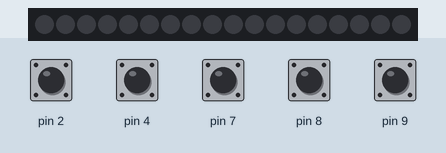
Simulated run of this sketch. Board: Arduino Uno, built with avr-gcc and run on an emulated ATmega328P. On the bench: 18 RGB LEDs in strip order, left to right. The test bench sets the inputs (shaded band); at power-on: pin 2, pin 4, pin 7–9 HIGH. Dim RGB values are drawn brighter than linear; random numbers use the default seed unless the sketch sets one; EEPROM starts erased.

Above: at 1.2 s.
1.3 s: pin 9 pulled LOW for 0.15 s
At 2.2 s:
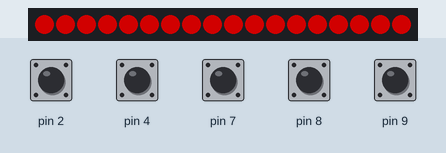
2.9 s: pin 9 pulled LOW for 1 s
At 4.7 s:
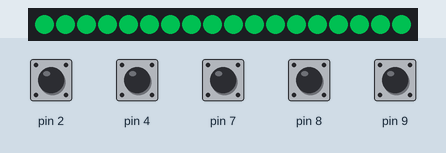
5.4 s: pin 9 pulled LOW for 0.15 s
At 6.5 s:
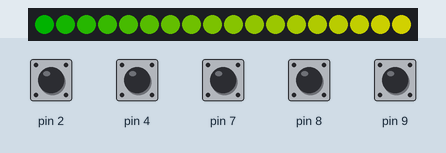
7.0 s: pin 9 pulled LOW for 0.15 s
At 7.8 s:
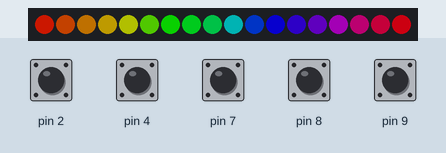
8.6 s: pin 9 pulled LOW for 1 s
At 9.76 s:
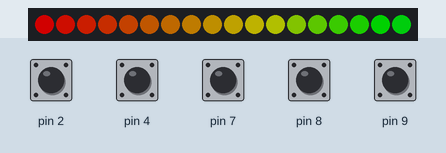
12.0 s: pin 9 pulled LOW for 0.15 s
At 12.5 s:
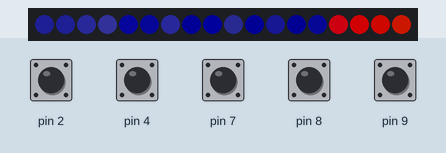
Timing chart, 0 to 15.0 s (numbered marks = the images above; inputs shaded):
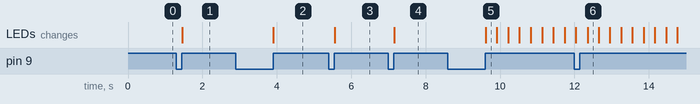

Measured:
- after the input at 1.3 s, the LEDs: change after 0.15 s (image 1)
- after the input at 2.9 s, the LEDs: change after 1.0 s (image 2)
- after the input at 5.4 s, the LEDs: change after 0.15 s (image 3)
- after the input at 7.0 s, the LEDs: change after 0.15 s (image 4)
- after the input at 8.6 s, the LEDs: change after 1.0 s (image 5)

The sketch:

main.ino
```cpp
//#include "FastLED.h"

#include "RGB_Stripe.h"
#include "data.h"
#include "buttons.h"
#include "storage.h"

#define NUM_LEDS_SIDE 3 //  @ side length of 151mm 9 or 7 LED
#define NUM_SIDES 6
#define NUM_LEDS NUM_SIDES * NUM_LEDS_SIDE

bool checkInput();

RGB_Stripe<NUM_LEDS> myStripe;

Buttons myButtons;

Storage <mainParameters> myStorage(0,sizeof(mainParameters));
mainParameters myData;

void setup() {
  myStripe.init();
  myButtons.init();
  myStorage.getData(myData);
  }
void loop() {
  if(checkInput()){
    //myStripe.clear();
  }
  myStripe.callProgram(myData.programNumber );
}

bool checkInput(){
  bool hasChanged = false;
 // EVERY_N_MILLISECONDS(15){
    myButtons.readInput();
    if(myButtons.getOnOff(4)){
     hasChanged = true;
     if(myData.programNumber<7){
        myData.programNumber++;
     }else{
        myData.programNumber=1;
     }
   }
    if(hasChanged){
      myStorage.setData(myData);
    }
 // }
  return hasChanged;
}
```

RGB_Stripe.cpp.h
```cpp
template <int NUM>
RGB_Stripe<NUM>::RGB_Stripe(){
}
template <int NUM>
RGB_Stripe<NUM>::RGB_Stripe(uint8_t brightness){
  _brightness= brightness;
}
template <int NUM>
void RGB_Stripe<NUM>::init(){
  FastLED.addLeds<STRIPE_TYPE, DATA_PIN,CLOCK_PIN,COLOR_ORDER>(_leds, _num);
  FastLED.setBrightness(_brightness);
}
template <int NUM>
void RGB_Stripe<NUM>::test(){
  _leds[0]=CRGB::Red;
  _leds[1]=CRGB::Green;
  _leds[2]=CRGB::Blue;
  FastLED.show();
}
template <int NUM>
void RGB_Stripe<NUM>::clear(){
  fill_solid(_leds, _num, CRGB::Black);
  FastLED.show();
}
template <int NUM>
void RGB_Stripe<NUM>::brighten(uint8_t increment){
  if(_brightness + increment >= _max_brightness ){
   _brightness = _max_brightness;
  }else{
    _brightness += increment;
    }
   FastLED.setBrightness(_brightness);
  }
template <int NUM>
void RGB_Stripe<NUM>::darken(uint8_t decrement){
  if(_brightness - decrement <= _min_brightness){
    _brightness=_min_brightness;
  }else{
    _brightness -= decrement;
  }
  FastLED.setBrightness(_brightness);
}
template <int NUM>
uint8_t  RGB_Stripe<NUM>::getBrightness(){
  return _brightness;
}
template <int NUM>
uint8_t  RGB_Stripe<NUM>::getMinBrightness(){
  return _min_brightness;
}
template <int NUM>
uint8_t  RGB_Stripe<NUM>::getMaxBrightness(){
  return _max_brightness;
}
template <int NUM>
void RGB_Stripe<NUM>::setBrightness(uint8_t brightness, bool apply){
  _brightness=brightness;
  if(apply){
    FastLED.setBrightness(_brightness);
  }
}
template <int NUM>
void RGB_Stripe<NUM>::setMinBrightness(uint8_t brightness){
  _min_brightness=brightness;
}
template <int NUM>
void RGB_Stripe<NUM>::setMaxBrightness(uint8_t brightness){
  _max_brightness=brightness;
}
template <int NUM>
void RGB_Stripe<NUM>::setColor(CRGB color){
  _rgbColor=color;
}
template <int NUM>
void RGB_Stripe<NUM>::setColor(CHSV color){
  _hsvColor=color;
}
template <int NUM>
void RGB_Stripe<NUM>::callProgram(uint8_t number){
  switch(number){
    case 0:{
      test();
      break;
    }
    case 1:{
      fill_solid(_leds, _num, _rgbColor);
      FastLED.setBrightness(_brightness);
      FastLED.show();
      break;
    }
    case 2:{
      fill_solid(_leds, _num, _hsvColor);
      FastLED.show();
      break;
    }
    case 3:{
      fill_gradient_RGB(_leds, _num, CRGB::Green, CRGB::Yellow);
      FastLED.setBrightness(_brightness);
      FastLED.show();
      break;
    }
    case 4:{
      fill_rainbow(_leds, _num, 10, 255 / _num);
      FastLED.setBrightness(_brightness);
      FastLED.show();
      break;
    }
    case 5:{
      static uint8_t hue = 0;
      for(int i = 0; i < _num; i++){
        _leds[i] = CHSV(hue + (uint8_t)i*6, 255, 255);
      FastLED.show();
      }
      EVERY_N_MILLISECONDS(15){
        hue+=2;
      }
      break;
    }
    case 6:{
      EVERY_N_MILLISECONDS(15){
        _leds[0] = CHSV(160, random8(100,255), random8(100,125));
        for(int i=_num - 1; i>0;i--){
          _leds[i] = _leds[i-1];
        }
        FastLED.show();
      }
      break;
    }
    case 7:{
      static uint8_t sat = 200;
      EVERY_N_MILLISECONDS(45){
        sat = random8(160,255);
      }
      EVERY_N_MILLISECONDS(15){
        _leds[0] = CHSV(random8(10,30), sat, random8(100,125));
        for(int i=_num - 1; i>0 ; i--){
          _leds[i] = _leds[i-1];
        }
        FastLED.show();
      }
      break;
    }
    case 100:{
      static bool isDarkening =true;
      if(isDarkening){
        darken();
      }else{
        brighten();
      }
      if(_brightness>=_max_brightness){
        isDarkening=true;
      }else if(_brightness<=_min_brightness){
        isDarkening=false;
      }
      break;
    }
    default:{
      break;
    }
  }
}
```

RGB_Stripe.h
```cpp
/*
 * RGB_Stripe.h Library for the use with RGB-Stripes
 * Created by Patrik Neunteufel 2021
*/
#ifndef RGB_STRIPE_H
#define RGB_STRIPE_H

#include "Arduino.h"
#include "FastLED.h"

#define DATA_PIN 6 //yellow
#define CLOCK_PIN 5 //green
#define STRIPE_TYPE APA102
#define COLOR_ORDER BGR


template <int NUM>
class RGB_Stripe{
  public:
    RGB_Stripe();
    RGB_Stripe(uint8_t brightness);
    void init();
    void test();
    void clear();
    void brighten(uint8_t increment = 5);
    void darken(uint8_t decrement = 5);
    void setBrightness(uint8_t brightness, bool apply=true);// if apply is true (default) the new Brightness will be set to the ledStripe
    uint8_t getBrightness();
    void setMinBrightness(uint8_t brightness);
    uint8_t getMinBrightness();
    void setMaxBrightness(uint8_t brightness);
    uint8_t getMaxBrightness();
    void setColor(CRGB color);
    void setColor(CHSV color);
    void callProgram(uint8_t number);


  private:
    CRGB _leds[NUM];
    int _num=NUM;
    uint8_t _brightness = 120;
    uint8_t _min_brightness = 0;
    uint8_t _max_brightness = 200;
    CRGB _rgbColor = CRGB::Red;
    CHSV _hsvColor = CHSV(125,255,255);

};

#include "RGB_Stripe.cpp.h"
#endif
```

buttons.cpp
```cpp
#include "buttons.h"

  Buttons::Buttons(){
   _buttons[0]= BUTTON_A;
   _buttons[1]= BUTTON_B;
   _buttons[2]= BUTTON_C;
   _buttons[3]= BUTTON_D;
   _buttons[4]= BUTTON_MODESELECT;
  }

  void Buttons::init(){
   for(int i=0;i<_numberOfButtons;i++){
    pinMode(_buttons[i], INPUT_PULLUP);
   }
  }
  void Buttons::readInput(){
    for(int i=0;i<_numberOfButtons;i++){
      _lastStatus[i] = _aktStatus[i];
      _aktStatus[i] = digitalRead(_buttons[i]) == LOW;
      _is_off_on[i] = _aktStatus[i] && !_lastStatus[i];
      _is_on_off[i] = !_aktStatus[i] && _lastStatus[i];
      _buttonDown[i] = (_is_off_on[i])?millis():((_is_on_off[i])?0:_buttonDown[i]);
    }
   // bool readbuttons[5]={digitalRead(BUTTON_A) == LOW,digitalRead(BUTTON_B) == LOW,digitalRead(BUTTON_C) == LOW,digitalRead(BUTTON_D) == LOW, digitalRead(BUTTON_MODESELECT)== LOW};
  }
  bool Buttons::getStatus(int index){
    return _aktStatus[index];
  }

  bool Buttons::getOffOn(int index){
    return _is_off_on[index];
  }
  bool Buttons::getOnOff(int index){
    return _is_on_off[index];
  }
  unsigned long Buttons::getButtonDown(int index){
    return _buttonDown[index];
  }
```

buttons.h
```cpp
#ifndef BUTTONS_H
#define BUTTONS_H

#include "Arduino.h"

#define BUTTON_A 2 // ON resp. increase //green cable
#define BUTTON_B 4 // OFF resp. decrease //yellow cable
#define BUTTON_C 7 // high bit //orange cable
#define BUTTON_D 8 // low bit //yellow cable
/*
 * button c and d
 * HB, LB
 *  0, 0: Button A means On, Button B means off
 *  0, 1: red
 *  1, 0: green
 *  1, 1: blue
 */
#define BUTTON_MODESELECT 9  // green cable // switch display mode or switch to settings (more than 2s down)

class Buttons{
  public:
    Buttons();
    void init();
    void readInput();
    bool getStatus(int index);
    bool getOffOn(int index);
    bool getOnOff(int index);
    unsigned long getButtonDown(int index);
  private:
    const int _numberOfButtons =5;
    int _buttons[5];
    bool _aktStatus[5]={false,false,false,false,false};
    bool _lastStatus[5]={false,false,false,false,false};
    bool _is_off_on[5]={false,false,false,false,false};
    bool _is_on_off[5]={false,false,false,false,false};
    unsigned long _buttonDown[5]={0,0,0,0,0};
};
#endif
```

data.h
```cpp
#ifndef DATA_H
#define DATA_H


#include "FastLED.h"
struct data{
  int a;
  int b;
};

struct stripeParameters{
    uint8_t _brightness = 120;
    uint8_t _min_brightness = 0;
    uint8_t _max_brightness = 200;
    CRGB _rgbColor = CRGB::Red;
    CHSV _hsvColor = CHSV(125,255,255);
};

struct mainParameters { // struct to write persistent data to eeprom (maybe use the same struct for that datas.... )

  bool mainStatus; // is Lamp on or off
  bool stripeStatus;
  bool powerLedStatus;

 uint8_t programNumber;

 stripeParameters stripeParameters;

  bool doStartupBuzzer;//activate the startup Buzzer? should be settable by the user
};


struct position {
  int bottom;
  int left;
  int top;
  int right;
};

#endif
```

storage.cpp.h
```cpp
template <typename STRUCT>
Storage<STRUCT>::Storage(int address, int size){
    _address=address;
    _size=size;
  }
template <typename STRUCT>
void Storage<STRUCT>::clear(){
    for (int i = _address ; i < (i+_size) ; i++) {
    EEPROM.write(i, 0);
  }
}
template <typename STRUCT>
void Storage<STRUCT>::setData(STRUCT data){
  EEPROM.put(_address, data);
}

template <typename STRUCT>
   void Storage<STRUCT>::getData(STRUCT& data){
   EEPROM.get((_address),data);
 }
```

storage.h
```cpp
#ifndef MYSTORAGE_H
#define MYSTORAGE_H

#include <EEPROM.h>


template <typename STRUCT>
class Storage{
  public:
  Storage(int address, int size);
  void clear();
  void setData(STRUCT data);
  void getData(STRUCT& data);

  private:
  int _address;
  int _size;
};

#include "storage.cpp.h"
#endif
```
